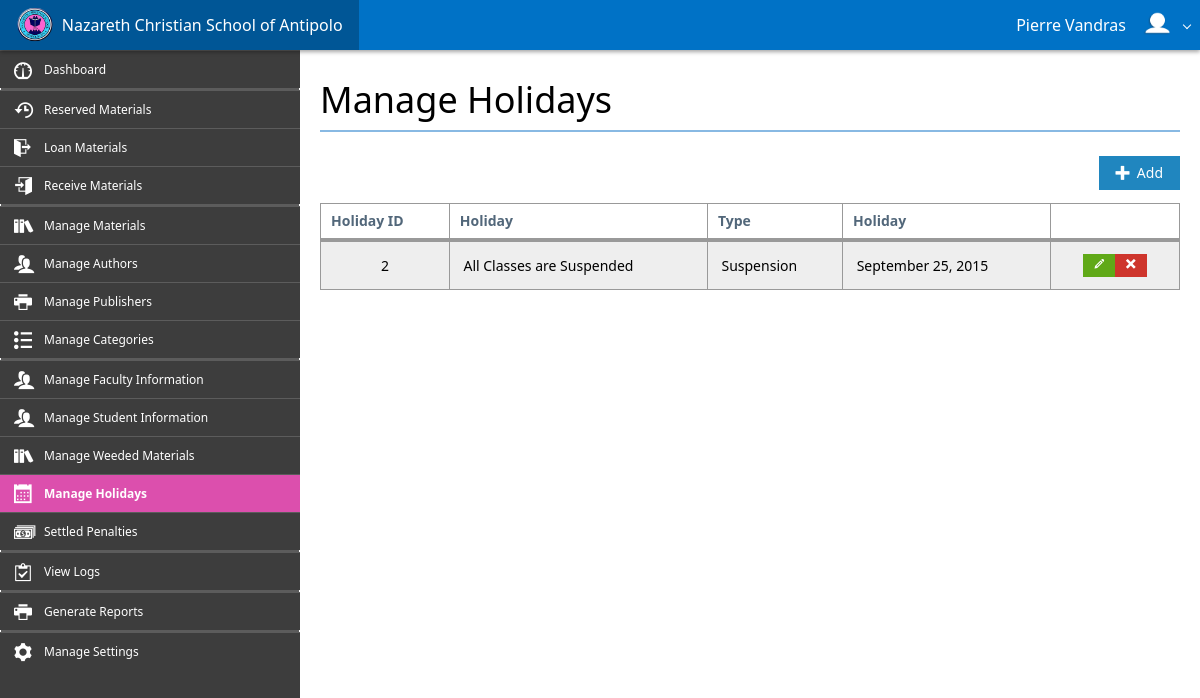
Page /control_panel/manage_holidays.php (signed in) on the earlier database version.
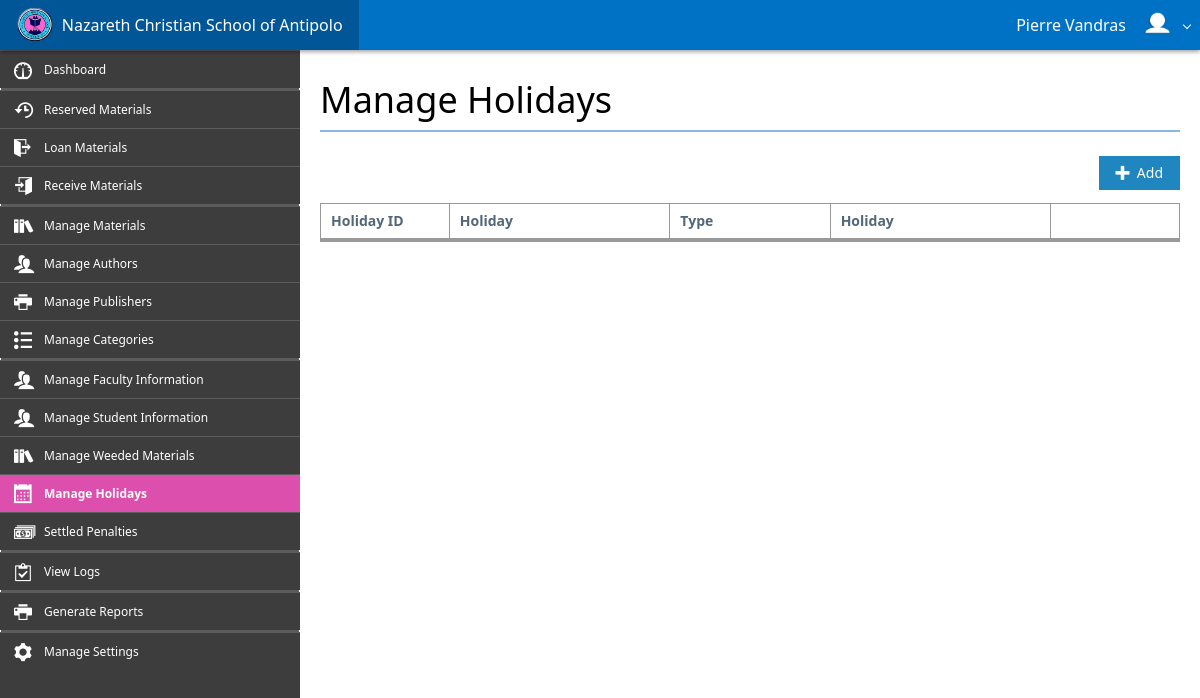
Same page on the later database version.
### tables this page shows
CREATE TABLE IF NOT EXISTS `holidays` (
`Holiday_ID` int(10) NOT NULL,
  `Holiday` varchar(50) NOT NULL,
  `Holiday_Type` varchar(20) NOT NULL,
  `Month` int(2) NOT NULL,
  `Day` int(2) NOT NULL,
  `Year` int(4) NOT NULL DEFAULT '0'
);

### control_panel/requests/connection.php (called while the page is built, shortened)
<?php
    class Connection {
        private $hostname = 'localhost';
        private $username = 'root';
        private $password = '';
        private $database = 'ncsa_db';
        private $connection, $query;
        function open() {
            $this->connection = mysqli_connect($this->hostname, $this->username, $this->password, $this->database);
        }
        function query($sql) {
            $this->query = mysqli_query($this->connection, $sql);
        }
        function fetch_assoc() {
            return mysqli_fetch_assoc($this->query);
        }
    }
?>

### control_panel/manage_holidays.php (the view, shortened to what the changed rows need)
<?php
    include_once('assets/system/header.php');
?>
<div id="main-block">
    <div class="flex-grid" style="height: 100%;">
        <div class="row" style="height: 100%;">
            <div id="cell-content" class="cell auto-size padding20 pane-scroll">
                <h1 class="text-light">Manage Holidays</h1>
                <hr><br>
                <table id="holidays-table" class="table striped border bordered">
                    <thead>
                        <tr>
                            <th width="15%">Holiday ID</th>
                            <th>Holiday</th>
                            <th>Type</th>
                            <th>Holiday</th>
                            <th width="15%"></th>
                        </tr>
                    </thead>
                    <tbody>
                        <?php
                            require_once('requests/connection.php');
                            $connection = new Connection();
                            $connection->open();
                            $connection->query("SELECT * FROM holidays");
                            while($row = $connection->fetch_assoc()) {
                                echo '<tr>';
                                echo '<td class="align-center">' . $row['Holiday_ID'] . '</td>';
                                echo '<td>' . $row['Holiday'] . '</td>';
                                echo '<td>' . $row['Holiday_Type'] . '</td>';
                                echo '<td>' . date('F d, Y', strtotime($row['Year'] . '-' . $row['Month'] . '-' . $row['Day'])) . '</td>';
                                echo '<td class="align-center"><a class="button success mini-button beautify" data-button="edit-holiday-button" data-var-id="' . $row['Holiday_ID'] . '" data-role="hint" data-hint="Edit Holiday" data-hint-background="#dc4fad" data-hint-color="#ffffff" data-hint-mode="2" data-hint-position="top"><span class="mif mif-pencil"></span></a><a class="button danger mini-button beautify" data-button="delete-holiday-button" data-var-id="' . $row['Holiday_ID'] . '" data-role="hint" data-hint="Delete Holiday" data-hint-background="#dc4fad" data-hint-color="#ffffff" data-hint-mode="2" data-hint-position="top"><span class="mif mif-cross"></span></a></td>';
                                echo '</tr>';
                            }
                        ?>
                    </tbody>
                </table>
            </div>
        </div>
    </div>
</div>
<?php
    include_once('assets/system/footer.php');
?>

Differences in the rows shown:
removed holidays: Holiday_ID "2", Holiday "All Classes are Suspended", Holiday_Type "Suspension", Year+Month+Day "September 25, 2015"
